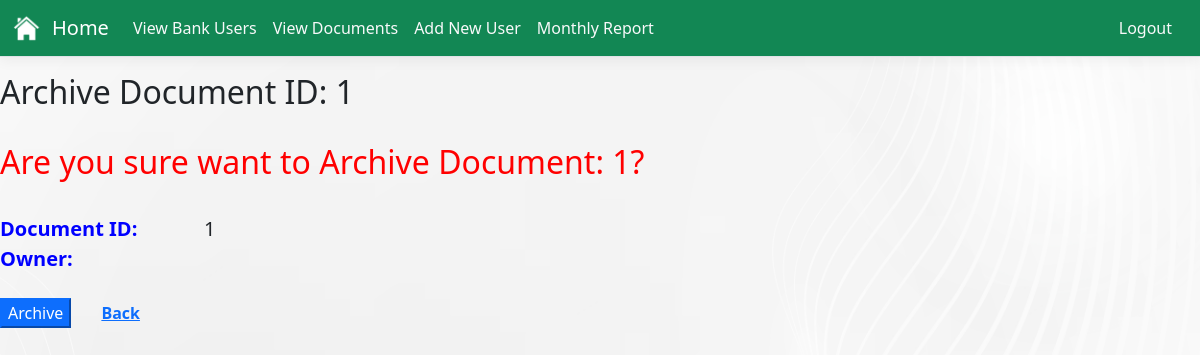
Page /Group31/archiveDoc.php?uid=1 on the earlier database version.
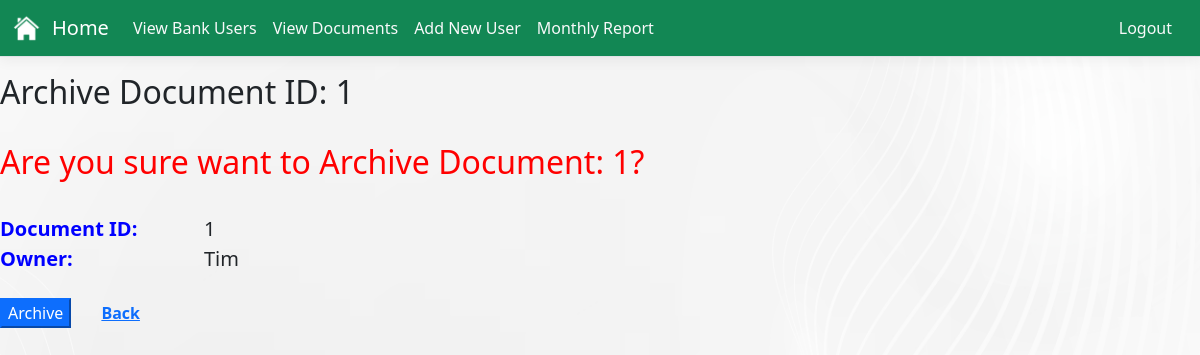
Same page on the later database version.
### tables this page shows
CREATE TABLE "documents" (
	"docID"	INTEGER NOT NULL,
	"owner"	TEXT NOT NULL,
	"criticality"	TEXT NOT NULL,
	"viewers"	INTEGER,
	"archive"	TEXT,
	"deleted"	TEXT,
	PRIMARY KEY("docID")
);

### Group31/archiveDoc.php (the view, shortened to what this page needs)
<?php require("adminNav.php");
$db = new SQLite3('..\\Database\\Kuwaitt.db');
$sql = "SELECT * FROM documents WHERE docID=:uid";
$stmt = $db->prepare($sql);
$stmt->bindParam(':uid', $_GET['uid'], SQLITE3_TEXT);
$result= $stmt->execute();
while($row=$result->fetchArray(SQLITE3_NUM)){
    $arrayResult [] = $row;
}
?>
<div class="home">
<h2 class="text">Archive Document ID: <?php echo $_GET['uid'];?></h2><br>
        <h2 style="color: red;">Are you sure want to Archive Document: <?php echo $arrayResult[0][0] ?>?</h2><br>
        <div class="row">
            <div class="col-md-2">
                <label style="font-size: 20px; color:blue; font-weight: bold;">Document ID:</label>
            </div>
            <div class="col-md-6">
                <label style="font-size: 20px;"><?php echo $arrayResult[0][0] ?></label>
            </div>
        </div>
        <div class="row">
            <div class="col-md-2">
                <label style="font-size: 20px; color:blue; font-weight: bold;">Owner:</label>
            </div>
            <div class="col-md-6">
                <label style="font-size: 20px;"><?php echo $arrayResult[0][1] ?></label>
            </div>
        </div>
        <div class="row">
            <div class="col-5">
                <form method="post">
                     <input type="hidden" name="uid" value = "yes"><br>
                    <input type="submit" value="Archive" class="btn-primary" name="submit"><a href="adminDocument.php" style="font-weight: bold; padding-left: 30px;">Back</a>
                </form>
            </div>
        </div>

Differences in the rows shown:
changed documents id 1: owner (not shown) → "Tim"
